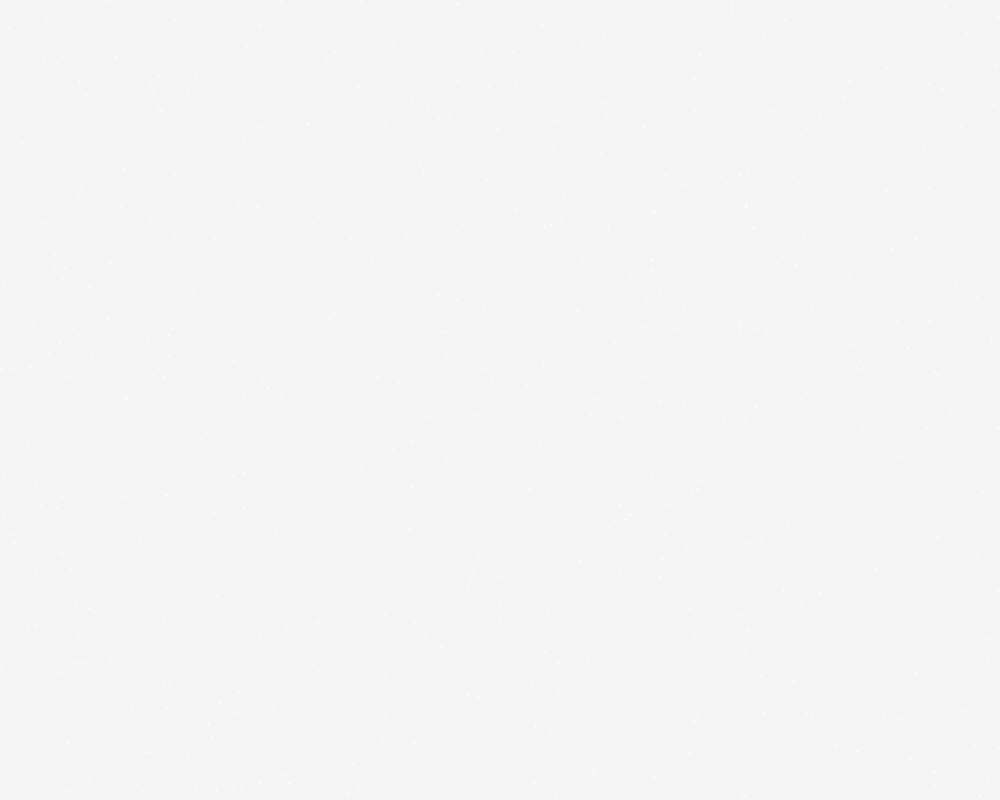
Frame 1 (no input)
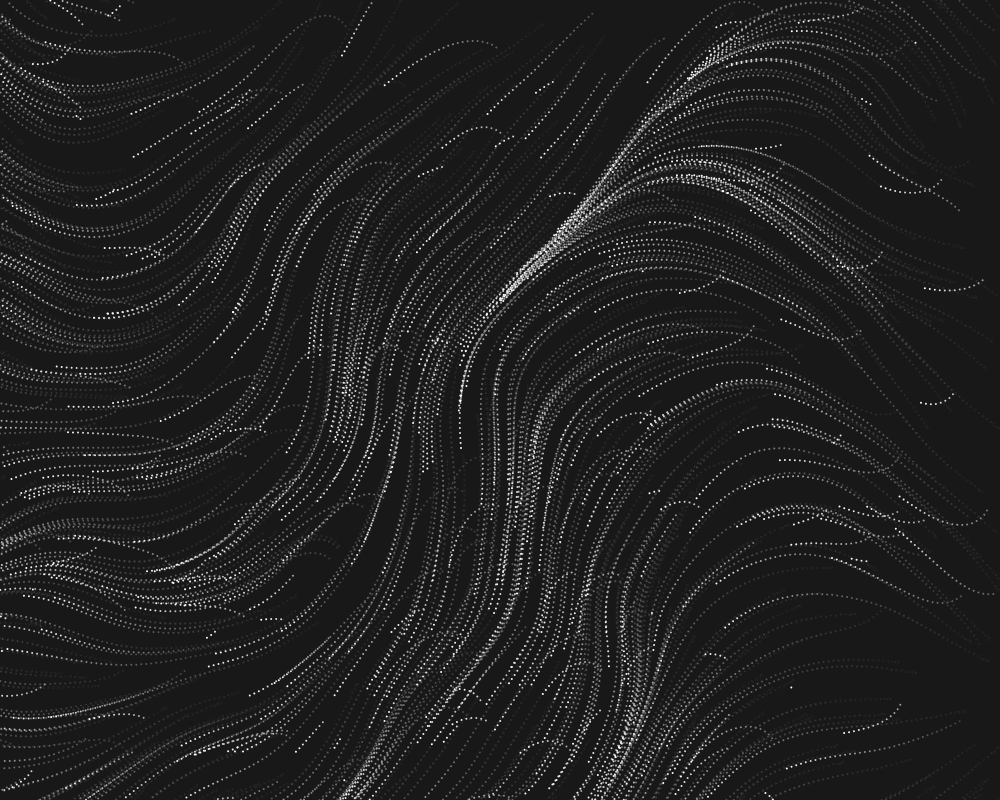
Frame 60 (no input)
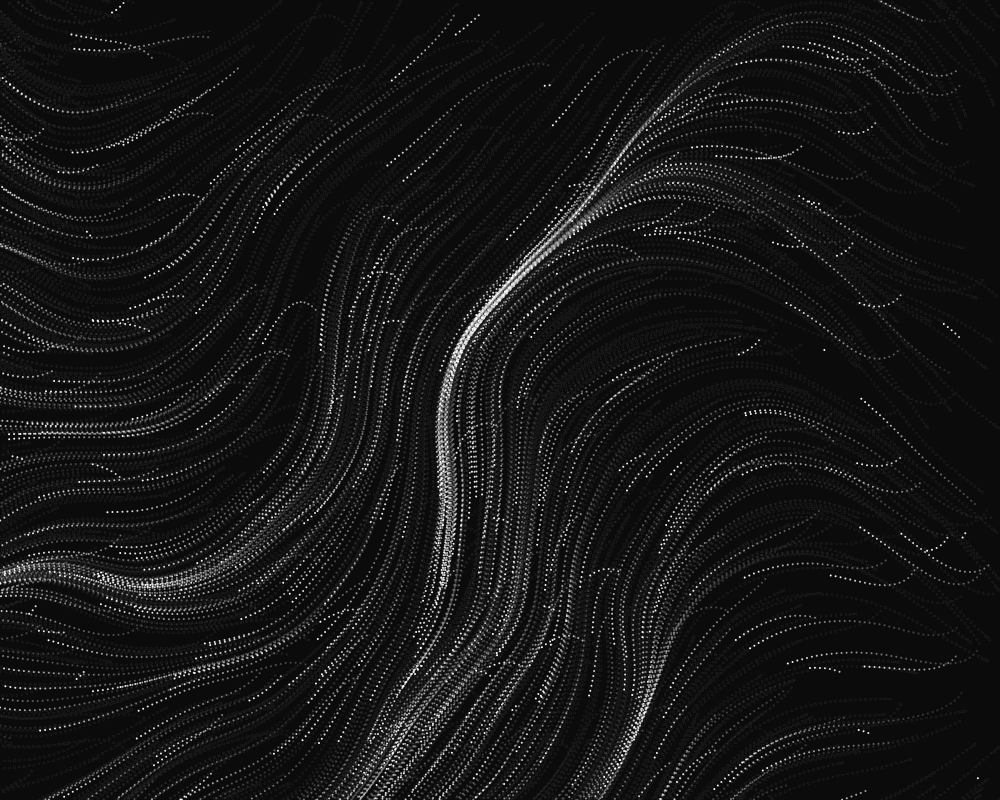
Frame 120 (the mouse pressed at the canvas centre since frame 60)

The p5.js sketch that drew these frames (run headless with seeded random() and noise() and a simulated clock; from frame 60 on, the mouse is pressed at the canvas centre):

// p5.js sketch
// ── sketch.js


function noiseAngle(x, y, noiseScale, noiseStrength) {
  return noise(x/noiseScale, y/noiseScale) * TWO_PI * noiseStrength
}

function direction(angle) {
  return createVector(cos(angle), sin(angle))
}

function randomVec(w, h) {
  return createVector(random(0,w), random(0,h))
}

class Particle {
  pos
  vel
  acc
  noiseStrength

  constructor(w, h,  noiseStrength) {
    this.pos = randomVec(w, h)
    this.vel = createVector(0,0)
    this.noiseStrength = noiseStrength
    var angle = noiseAngle(this.pos.x, this.pos.y, noiseScale,  this.noiseStrength)
    this.acc = direction(angle)
  }

  update() {
    var angle = noiseAngle(noiseCenter.x + this.pos.x, noiseCenter.y + this.pos.y, noiseScale, this.noiseStrength)
    this.acc = direction(angle)
    this.pos = this.pos.add(this.vel)
    this.vel = this.vel.add(this.acc).limit(5)
    this.checkEdges()
  }

  checkEdges(){
    //float distance = dist(width/2, height/2, loc.x, loc.y);
    //if (distance>150) {
    if (this.pos.x<0 || this.pos.x>w || this.pos.y<0 || this.pos.y>h) {    
      this.pos.x = random(w);
      this.pos.y = random(h);
    }
  }
  draw() {
    ellipse(this.pos.x, this.pos.y, 2);
  }
}

class Model {
  particles
  w
  h
  noiseStrength
  constructor(num, w, h,  noiseStrength) {
    this.particles = [...Array(num)]
    this.w = w
    this.h = h
    this.noiseStrength = noiseStrength
  }

  init() {
    this.particles = this.particles.map((n) => new Particle(this.w,this.h, this.noiseStrength))
  }
  update() {
    this.particles.forEach((p) => p.update())
  }

  draw() {
    this.particles.forEach((p) => p.draw())

  }
}
w = 1000
h = 800
var sketchModel 
var noiseCenter
var noiseScale = 500
function mouseClicked() {
  noiseCenter = createVector(mouseX, mouseY)
}
function mouseScroll(event) {
  noiseScale = event.deltaY + noiseScale
}


function setup() {
  let cnv = createCanvas(w, h);

  // Call changeBackground() when the
  // mouse wheel moves.
  cnv.mouseWheel(mouseScroll);
  noiseCenter = createVector(0,0)
  sketchModel = new Model(500, w, h, 1)
  sketchModel.init()

}

function draw() {
  fill(10,10);

  noStroke();
  rect(0, 0, w, h);
  sketchModel.update(
  )
  fill(255)
  sketchModel.draw()

}
